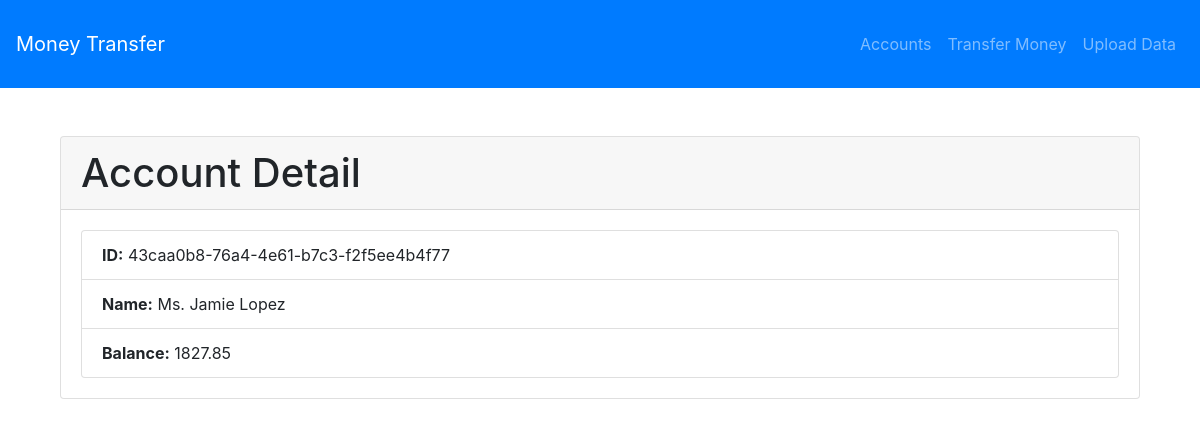
The app's page /accounts/43caa0b8-76a4-4e61-b7c3-f2f5ee4b4f77/ with its own data.
### accounts/models.py (models this page shows, shortened)
class Account(models.Model):
    Account_ID = models.CharField(max_length=100, unique=True,primary_key=True)
    Name = models.CharField(max_length=255)
    Balance = models.DecimalField(max_digits=10, decimal_places=2)

### accounts/views.py (the view)
# urls.py: path('<str:pk>/', AccountDetailView.as_view(), name='account_detail'),
class AccountDetailView(DetailView):
    model = Account
    template_name = 'accounts/account_detail.html'
    context_object_name = 'account'

### accounts/templates/accounts/account_detail.html (shortened to what this page needs)
{% extends 'base.html' %}
{% block content %}
<div class="container mt-5">
    <div class="card">
        <div class="card-header">
            <h1 class="card-title mb-0">Account Detail</h1>
        </div>
        <div class="card-body">
            <ul class="list-group">
                <li class="list-group-item"><strong>ID:</strong> {{ account.Account_ID }}</li>
                <li class="list-group-item"><strong>Name:</strong> {{ account.Name }}</li>
                <li class="list-group-item"><strong>Balance:</strong> {{ account.Balance }}</li>
            </ul>
        </div>
    </div>
</div>
{% endblock %}

### records on screen
Account: Account_ID "43caa0b8-76a4-4e61-b7c3-f2f5ee4b4f77", Name "Ms. Jamie Lopez", Balance "1827.85"
